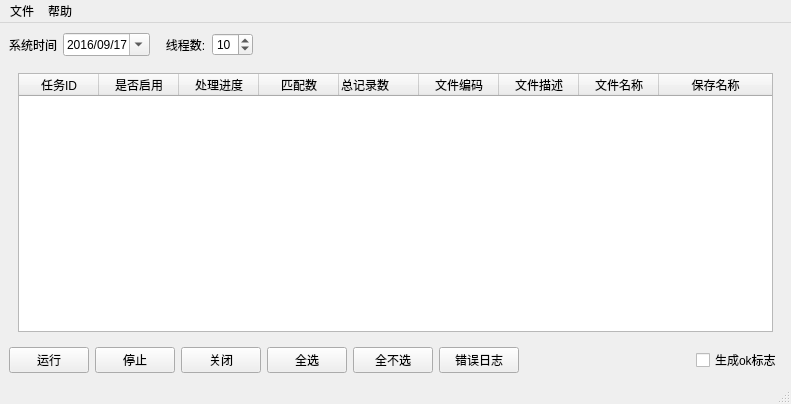
<?xml version="1.0" encoding="UTF-8"?>
<ui version="4.0">
 <class>MainWindow</class>
 <widget class="QMainWindow" name="MainWindow">
  <property name="geometry">
   <rect>
    <x>0</x>
    <y>0</y>
    <width>791</width>
    <height>404</height>
   </rect>
  </property>
  <property name="windowTitle">
   <string>MainWindow</string>
  </property>
  <widget class="QWidget" name="centralwidget">
   <layout class="QVBoxLayout" name="verticalLayout_2">
    <item>
     <layout class="QHBoxLayout" name="horizontalLayout_2">
      <item>
       <widget class="QLabel" name="label">
        <property name="text">
         <string>系统时间</string>
        </property>
       </widget>
      </item>
      <item>
       <widget class="QDateEdit" name="sysdate_dateEdit">
        <property name="minimumDate">
         <date>
          <year>1755</year>
          <month>9</month>
          <day>14</day>
         </date>
        </property>
        <property name="displayFormat">
         <string>yyyy/MM/dd</string>
        </property>
        <property name="calendarPopup">
         <bool>true</bool>
        </property>
        <property name="date">
         <date>
          <year>2016</year>
          <month>9</month>
          <day>17</day>
         </date>
        </property>
       </widget>
      </item>
      <item>
       <widget class="QLabel" name="label_2">
        <property name="text">
         <string>   线程数:</string>
        </property>
       </widget>
      </item>
      <item>
       <widget class="QSpinBox" name="threadnum_spinBox">
        <property name="value">
         <number>10</number>
        </property>
       </widget>
      </item>
      <item>
       <spacer name="horizontalSpacer_2">
        <property name="orientation">
         <enum>Qt::Horizontal</enum>
        </property>
        <property name="sizeHint" stdset="0">
         <size>
          <width>40</width>
          <height>20</height>
         </size>
        </property>
       </spacer>
      </item>
      <item>
       <widget class="QLabel" name="msg_label">
        <property name="minimumSize">
         <size>
          <width>300</width>
          <height>0</height>
         </size>
        </property>
        <property name="font">
         <font>
          <family>微软雅黑</family>
          <pointsize>14</pointsize>
          <weight>75</weight>
          <bold>true</bold>
         </font>
        </property>
        <property name="frameShape">
         <enum>QFrame::NoFrame</enum>
        </property>
        <property name="text">
         <string/>
        </property>
       </widget>
      </item>
      <item>
       <spacer name="horizontalSpacer_3">
        <property name="orientation">
         <enum>Qt::Horizontal</enum>
        </property>
        <property name="sizeHint" stdset="0">
         <size>
          <width>40</width>
          <height>20</height>
         </size>
        </property>
       </spacer>
      </item>
     </layout>
    </item>
    <item>
     <widget class="QWidget" name="widget" native="true">
      <layout class="QVBoxLayout" name="verticalLayout">
       <item>
        <widget class="QTableWidget" name="task_QTableWidget">
         <property name="contextMenuPolicy">
          <enum>Qt::DefaultContextMenu</enum>
         </property>
         <property name="layoutDirection">
          <enum>Qt::LeftToRight</enum>
         </property>
         <property name="verticalScrollBarPolicy">
          <enum>Qt::ScrollBarAsNeeded</enum>
         </property>
         <property name="horizontalScrollBarPolicy">
          <enum>Qt::ScrollBarAlwaysOff</enum>
         </property>
         <property name="sizeAdjustPolicy">
          <enum>QAbstractScrollArea::AdjustToContents</enum>
         </property>
         <property name="dragDropOverwriteMode">
          <bool>false</bool>
         </property>
         <property name="selectionBehavior">
          <enum>QAbstractItemView::SelectRows</enum>
         </property>
         <property name="sortingEnabled">
          <bool>true</bool>
         </property>
         <attribute name="horizontalHeaderVisible">
          <bool>true</bool>
         </attribute>
         <attribute name="horizontalHeaderCascadingSectionResizes">
          <bool>false</bool>
         </attribute>
         <attribute name="horizontalHeaderDefaultSectionSize">
          <number>80</number>
         </attribute>
         <attribute name="horizontalHeaderHighlightSections">
          <bool>true</bool>
         </attribute>
         <attribute name="horizontalHeaderMinimumSectionSize">
          <number>20</number>
         </attribute>
         <attribute name="horizontalHeaderShowSortIndicator" stdset="0">
          <bool>true</bool>
         </attribute>
         <attribute name="horizontalHeaderStretchLastSection">
          <bool>true</bool>
         </attribute>
         <attribute name="verticalHeaderVisible">
          <bool>false</bool>
         </attribute>
         <attribute name="verticalHeaderHighlightSections">
          <bool>false</bool>
         </attribute>
         <column>
          <property name="text">
           <string>任务ID</string>
          </property>
          <property name="background">
           <color>
            <red>0</red>
            <green>170</green>
            <blue>127</blue>
           </color>
          </property>
         </column>
         <column>
          <property name="text">
           <string>是否启用</string>
          </property>
          <property name="textAlignment">
           <set>AlignCenter</set>
          </property>
          <property name="background">
           <color>
            <red>0</red>
            <green>170</green>
            <blue>127</blue>
           </color>
          </property>
         </column>
         <column>
          <property name="text">
           <string>处理进度</string>
          </property>
          <property name="textAlignment">
           <set>AlignCenter</set>
          </property>
          <property name="background">
           <color>
            <red>0</red>
            <green>170</green>
            <blue>127</blue>
           </color>
          </property>
         </column>
         <column>
          <property name="text">
           <string>匹配数</string>
          </property>
          <property name="textAlignment">
           <set>AlignCenter</set>
          </property>
          <property name="background">
           <color>
            <red>0</red>
            <green>170</green>
            <blue>127</blue>
           </color>
          </property>
         </column>
         <column>
          <property name="text">
           <string>总记录数</string>
          </property>
          <property name="textAlignment">
           <set>AlignLeading|AlignVCenter</set>
          </property>
          <property name="background">
           <color>
            <red>0</red>
            <green>170</green>
            <blue>127</blue>
           </color>
          </property>
         </column>
         <column>
          <property name="text">
           <string>文件编码</string>
          </property>
          <property name="background">
           <color>
            <red>0</red>
            <green>170</green>
            <blue>127</blue>
           </color>
          </property>
         </column>
         <column>
          <property name="text">
           <string>文件描述</string>
          </property>
          <property name="background">
           <color>
            <red>0</red>
            <green>170</green>
            <blue>127</blue>
           </color>
          </property>
         </column>
         <column>
          <property name="text">
           <string>文件名称</string>
          </property>
          <property name="background">
           <color>
            <red>0</red>
            <green>170</green>
            <blue>127</blue>
           </color>
          </property>
         </column>
         <column>
          <property name="text">
           <string>保存名称</string>
          </property>
          <property name="background">
           <color>
            <red>0</red>
            <green>170</green>
            <blue>127</blue>
           </color>
          </property>
         </column>
        </widget>
       </item>
      </layout>
     </widget>
    </item>
    <item>
     <layout class="QHBoxLayout" name="horizontalLayout">
      <item>
       <widget class="QPushButton" name="run_pushButton">
        <property name="text">
         <string>运行</string>
        </property>
       </widget>
      </item>
      <item>
       <widget class="QPushButton" name="stop_pushButton">
        <property name="text">
         <string>停止</string>
        </property>
       </widget>
      </item>
      <item>
       <widget class="QPushButton" name="exit_pushButton">
        <property name="text">
         <string>关闭</string>
        </property>
       </widget>
      </item>
      <item>
       <widget class="QPushButton" name="select_pushButton">
        <property name="text">
         <string>全选</string>
        </property>
       </widget>
      </item>
      <item>
       <widget class="QPushButton" name="unselect_pushButton">
        <property name="text">
         <string>全不选</string>
        </property>
       </widget>
      </item>
      <item>
       <widget class="QPushButton" name="errorlog_PushButton">
        <property name="text">
         <string>错误日志</string>
        </property>
       </widget>
      </item>
      <item>
       <spacer name="horizontalSpacer">
        <property name="orientation">
         <enum>Qt::Horizontal</enum>
        </property>
        <property name="sizeHint" stdset="0">
         <size>
          <width>40</width>
          <height>20</height>
         </size>
        </property>
       </spacer>
      </item>
      <item>
       <widget class="QCheckBox" name="okflag_checkBox">
        <property name="text">
         <string>生成ok标志</string>
        </property>
       </widget>
      </item>
     </layout>
    </item>
   </layout>
  </widget>
  <widget class="QMenuBar" name="menubar">
   <property name="geometry">
    <rect>
     <x>0</x>
     <y>0</y>
     <width>791</width>
     <height>23</height>
    </rect>
   </property>
   <widget class="QMenu" name="menu">
    <property name="title">
     <string>文件</string>
    </property>
   </widget>
   <widget class="QMenu" name="menu_2">
    <property name="title">
     <string>帮助</string>
    </property>
   </widget>
   <addaction name="menu"/>
   <addaction name="menu_2"/>
  </widget>
  <widget class="QStatusBar" name="statusbar"/>
 </widget>
 <resources/>
 <connections/>
 <slots>
  <slot>reloadXml(QDate)</slot>
 </slots>
</ui>
